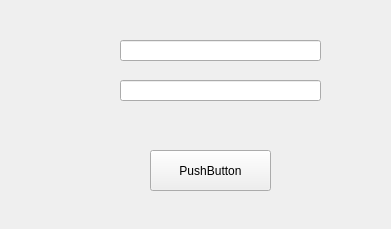
<?xml version="1.0" encoding="UTF-8"?>
<ui version="4.0">
 <class>AppKey</class>
 <widget class="QWidget" name="AppKey">
  <property name="geometry">
   <rect>
    <x>0</x>
    <y>0</y>
    <width>391</width>
    <height>229</height>
   </rect>
  </property>
  <property name="windowTitle">
   <string>appKey</string>
  </property>
  <widget class="QLineEdit" name="lineEdit">
   <property name="geometry">
    <rect>
     <x>120</x>
     <y>40</y>
     <width>201</width>
     <height>21</height>
    </rect>
   </property>
  </widget>
  <widget class="QLineEdit" name="lineEdit_2">
   <property name="geometry">
    <rect>
     <x>120</x>
     <y>80</y>
     <width>201</width>
     <height>21</height>
    </rect>
   </property>
  </widget>
  <widget class="QPushButton" name="pushButton">
   <property name="geometry">
    <rect>
     <x>150</x>
     <y>150</y>
     <width>121</width>
     <height>41</height>
    </rect>
   </property>
   <property name="text">
    <string>PushButton</string>
   </property>
  </widget>
 </widget>
 <resources/>
 <connections/>
</ui>
